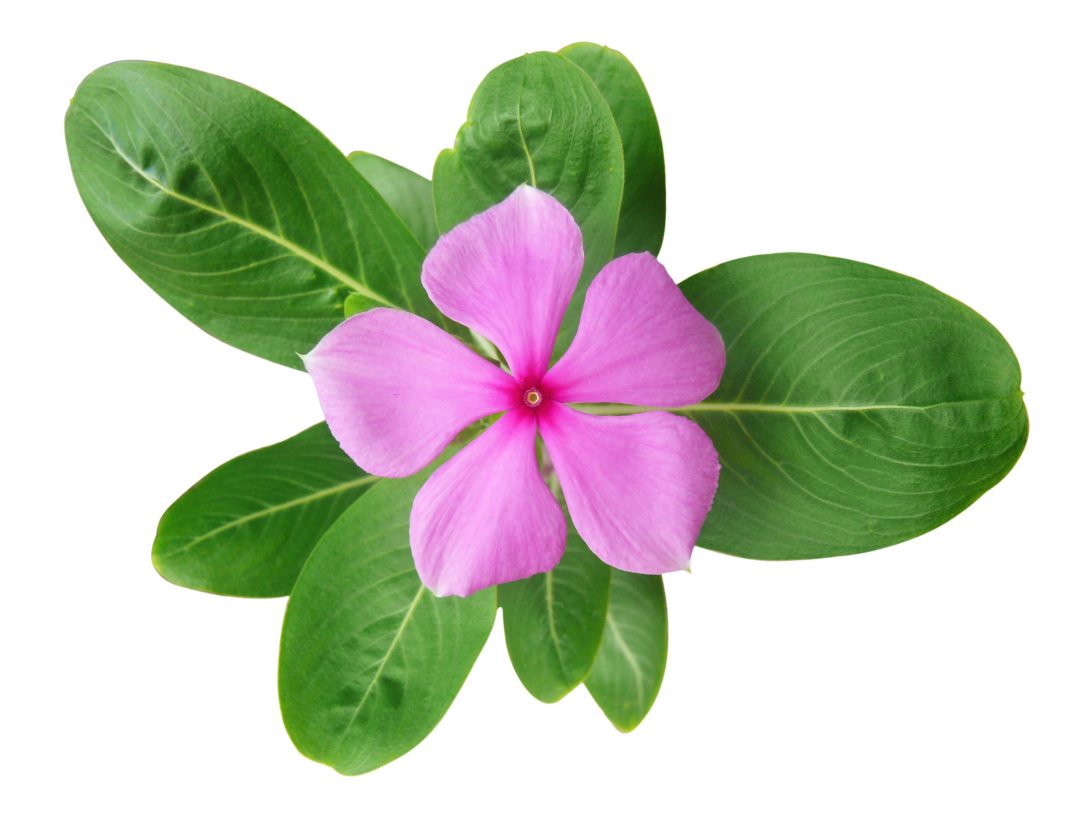
#> input picture Computer Vision lab expeiments/exp8.py/image.jpg, 3264 x 2456 px (shown at 1/3 size)
$ python exp8.py
#> lines starting #> are read from the running program, lines starting #| are printed output that depends on the picture; after the words box and inside, x2 and y2 are one past the last pixel; in counts of white or black regions, pixels touching at a corner belong together
import cv2
import numpy as np

# Read the image
img = cv2.imread("image.jpg", 0)
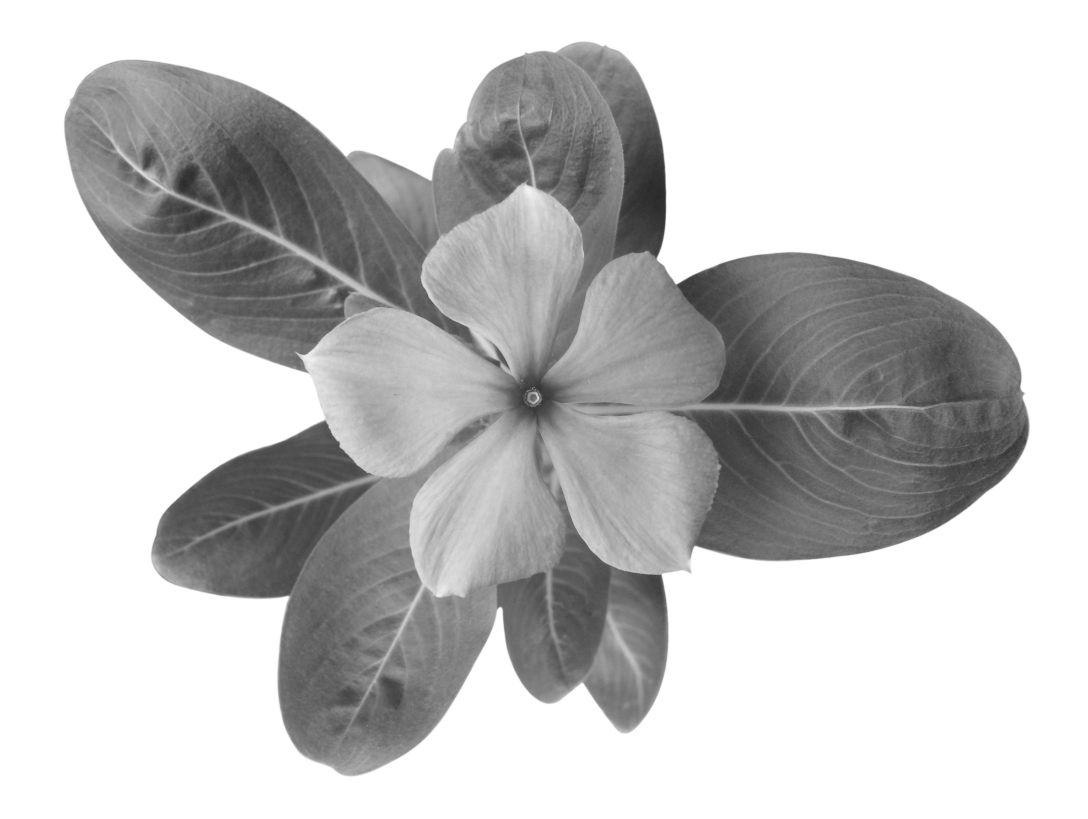
#> img: shape (2456, 3264) (shown at 1/3 size); min 35, max 255, mean 198.8

if img is None:
    print("Image not found")
else:
    # Convert to binary image
    _, binary = cv2.threshold(
        img, 127, 255, cv2.THRESH_BINARY
    )
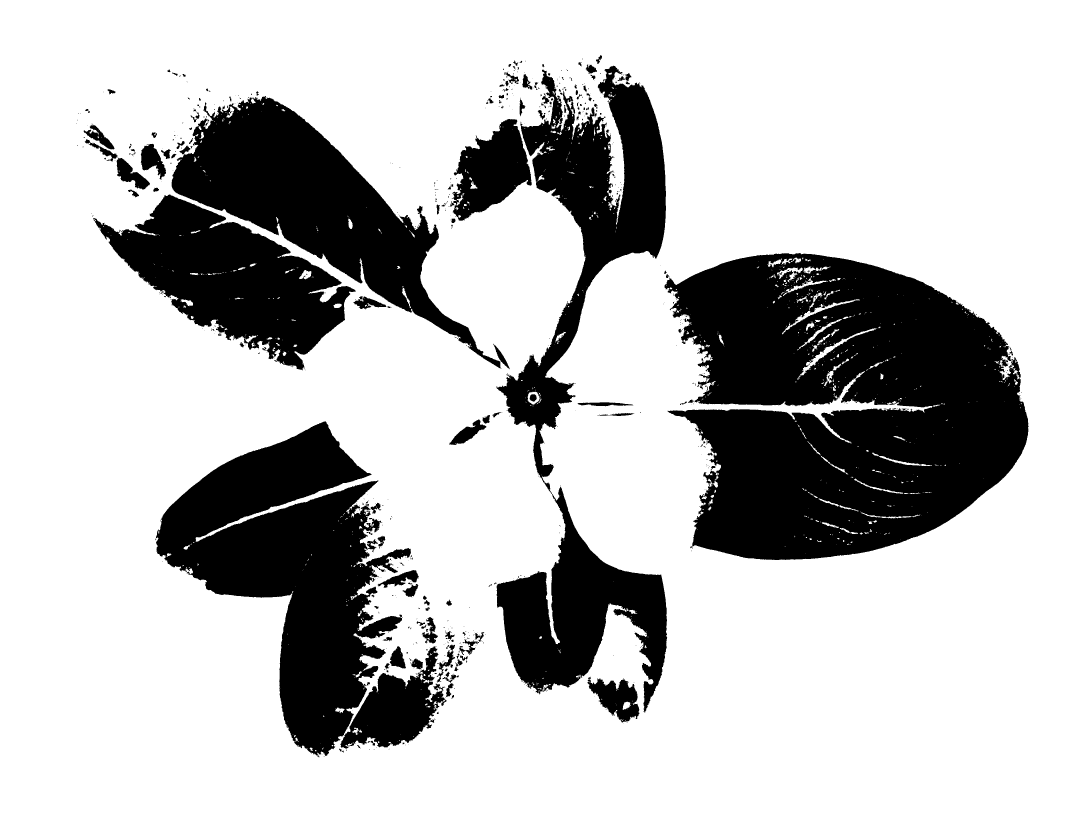
#> binary: shape (2456, 3264) (shown at 1/3 size); 75.3% white; 739 black regions (553 under 20 px), largest, box (x1, y1, x2, y2) and area: (1993, 759, 3086, 1680) 719548, (468, 1264, 1233, 2272) 351447, (1488, 197, 2002, 2137) 335138

    # Create a smaller kernel
    kernel = np.ones((3, 3), np.uint8)

    # Apply dilation
    dilated = cv2.dilate(
        binary, kernel, iterations=1
    )
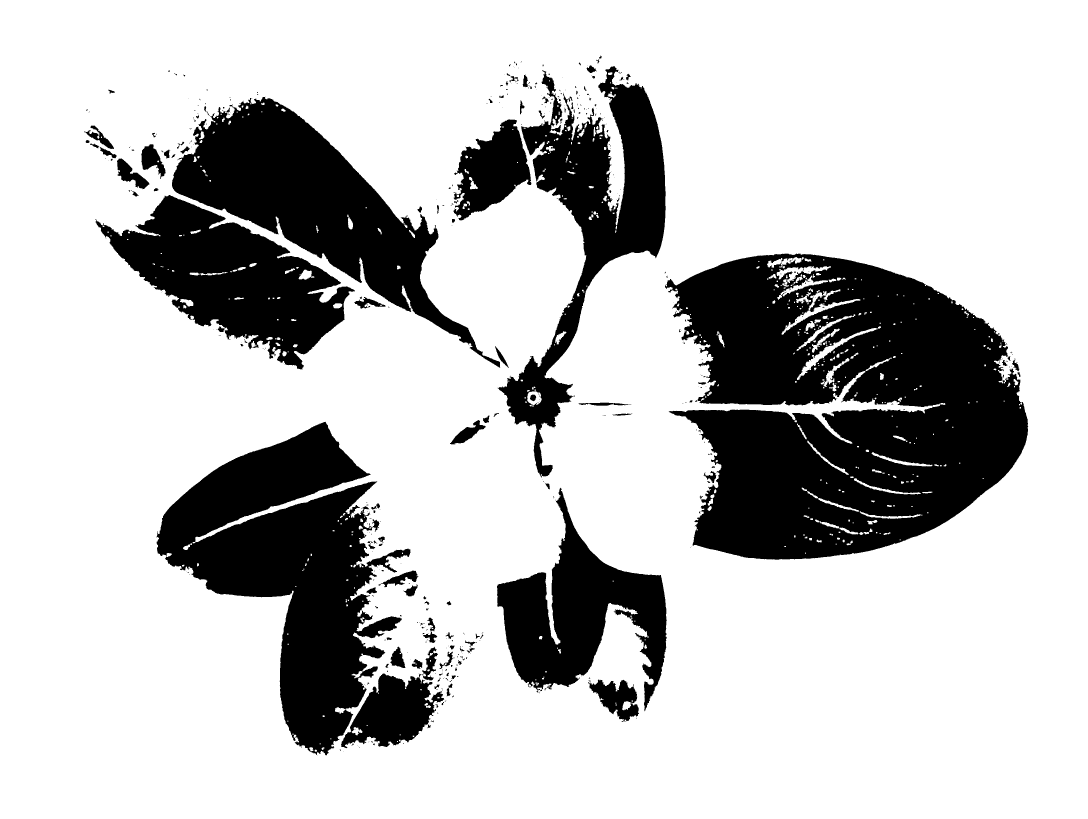
#> dilated: shape (2456, 3264) (shown at 1/3 size); 76.4% white; 437 black regions (305 under 20 px), largest, box (x1, y1, x2, y2) and area: (1995, 761, 3085, 1679) 690857, (469, 1265, 1232, 2266) 339735, (516, 290, 1501, 1104) 238119

    # Resize images for display
    original_small = cv2.resize(binary, (400, 300))
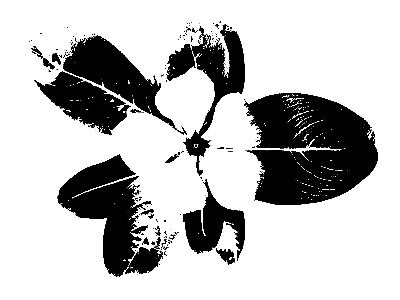
#> original_small: shape (300, 400); min 0, max 255, mean 191.9
    dilated_small = cv2.resize(dilated, (400, 300))
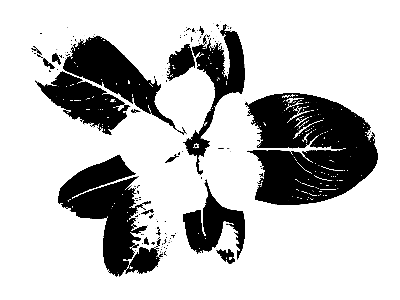
#> dilated_small: shape (300, 400); min 0, max 255, mean 195

    # Display images
    cv2.imshow("Original Image", original_small)
    cv2.imshow("Dilated Image", dilated_small)

    cv2.waitKey(0)
    cv2.destroyAllWindows()
